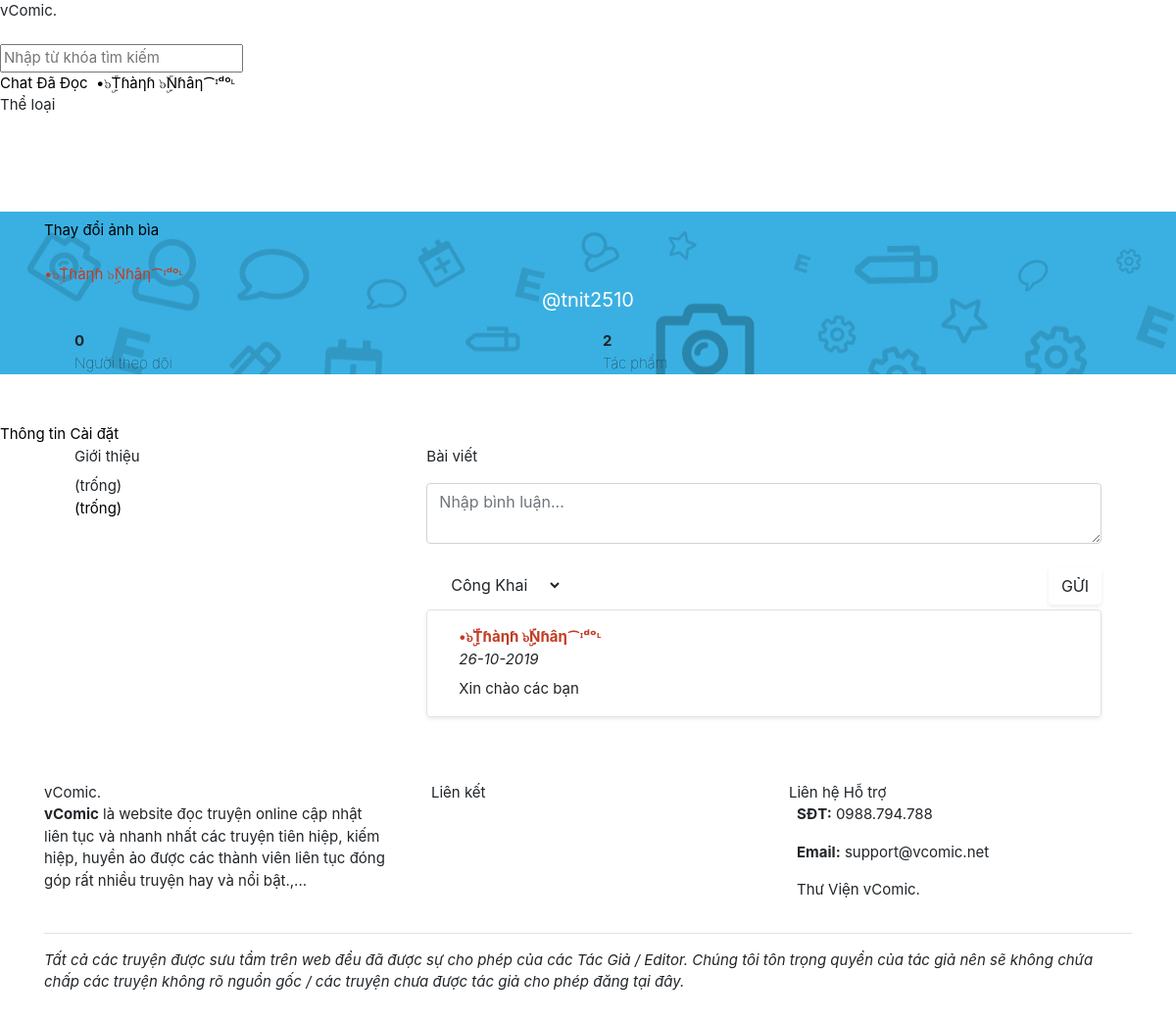
Screenshot of /profile (signed in) with the database file from the repository.
### tables this page shows
CREATE TABLE `users` (
  `id` int(11) NOT NULL,
  `username` varchar(255) NOT NULL,
  `email` varchar(255) NOT NULL,
  `password` varchar(255) NOT NULL,
  `role` tinyint(4) NOT NULL DEFAULT 0,
  `fullname` varchar(255) NOT NULL,
  `gender` varchar(2) NOT NULL,
  `gold` int(11) NOT NULL DEFAULT 0,
  `coin` int(11) NOT NULL DEFAULT 0,
  `birthday` int(11) NOT NULL,
  `cover` varchar(255) NOT NULL,
  `avatar` varchar(255) NOT NULL,
  `recover_code` varchar(255) NOT NULL,
  `recover_time` int(11) NOT NULL,
  `login_at` int(11) NOT NULL,
  `created_at` int(11) NOT NULL
);

CREATE TABLE `user_status` (
  `id` int(11) NOT NULL,
  `user_id` int(11) NOT NULL,
  `msg` varchar(255) NOT NULL,
  `private` tinyint(4) DEFAULT NULL COMMENT 'null-công khai, 1-chỉ mình tôi',
  `created_at` int(11) NOT NULL
);

### system/routes.php (called while the page is built)
<?php
$routes = [
	'/' => 'home/home.php',
	'/login' => 'users/login.php',
	'/register' => 'users/register.php',
	'/logout' => 'users/logout.php',
	'/search' => 'search.php',
	'/chat' => 'chat/chat.php',
	'/chat/clear' => 'chat/chat.php?act=clear',
	'/chat/del/(.*)' => 'chat/chat.php?act=del&id=$1',
	'/chat/page/(.*)' => 'chat/chat.php?page=$1',
	'/category/(.*)/page/(.*)' => 'category/category.php?slug=$1&page=$2',
	'/category/(.*)' => 'category/category.php?slug=$1',
	'/tag/(.*)/page/(.*)' => 'tag/tag.php?slug=$1&page=$2',
	'/tag/(.*)' => 'tag/tag.php?slug=$1',
	'/story/read' => 'story/read.php',
	'/story/read/page/(.*)' => 'story/read.php?page=$1',
	'/story/(.*)/like' => 'story/story.php?slug=$1&act=like',
	'/story/(.*)/unlike' => 'story/story.php?slug=$1&act=unlike',
	'/story/(.*)/nomination' => 'story/story.php?slug=$1&act=nomination',
	'/story/(.*)/donate/(.*)' => 'story/story.php?slug=$1&act=donate&coin=$2',
	'/story/(.*)/(.*)' => 'chapter/chapter.php?slug=$2',
	'/story/(.*)' => 'story/story.php?slug=$1',
	'/works/story/new' => 'work/createStory.php',
	'/works/(.*)/new' => 'work/createChapter.php?slug=$1',
	'/profile' => 'users/profile.php',
	'/profile/page/(.*)' => 'users/profile.php?page=$1',
	'/profile/avatar' => 'users/avatar.php',
	'/profile/cover' => 'users/cover.php',
	'/profile/settings' => 'users/settings.php',
	'/profile/password' => 'users/change_password.php',
	'/users/recover' => 'users/recover.php',
	'/users/recover/set/(.*)/(.*)' => 'users/recover.php?act=set&username=$1&recover_code=$2',
	'/(.*)/page/(.*)' => 'users/index.php?username=$1&page=$2',
	'/(.*)/follow' => 'users/index.php?username=$1&act=follow',
	'/(.*)/unfollow' => 'users/index.php?username=$1&act=unfollow',
	'/(.*)' => 'users/index.php?username=$1',
];

### modules/users/profile.php (called while the page is built, shortened)
<?php
require_once('system/bootstrap.php');
$count_followers = count_one_rela($user_id, 1);
$count_stories   = count_stories($user_id);
$count_status   = count_status($user_id);
$data_profile    = get_profile($user_id);
if ($count_status) {
	$data_status = get_status($user_id, $count_status);
}
require_once('themes/' . THEME . '/layout/head.php');
require_once('themes/' . THEME . '/templates/users/profile.php');
require_once('themes/' . THEME . '/layout/end.php');

### system/bootstrap.php (called while the page is built, shortened)
<?php
require_once('functions.php');
require_once('routes.php');
if (isset($_SESSION['username'])) {
    $username = trim($_SESSION['username']);
    $_user = get_info($username);
    if ($_user) {
        $user = $_user;
        $user_id = $user['id'];
    }
}

### themes/colab/templates/users/profile.php (the view, shortened to what this page needs)
<section class="profile">
    <div class="container-fluid profile-cover pt-2" style="background-image:url('<?= get_cover($user_id) ?>?t=<?= mt_rand(10000, 99999) ?>');">
        <div class="container fill">
            <div class="cover-change">
                <a href="/profile/cover">
                    <div class="button-change">
                        <i class="fal fa-camera-alt fa-lg"></i> <span class="desc-text">Thay đổi ảnh bìa</span>
                    </div>
                </a>
            </div>
            <div class="profile-avatar">
            </div>
            <div class="name"><?= display_name($user['role'], $user['fullname']) ?></div>
            <p align="center" style="font-size: 20px; color: #fff">@<?= $user['username'] ?></p>
            <div class="stats">
                <div class="row mx-0 mx-md-3">
                    <div class="followers col-6">
                        <div class="font-weight-bolder">
                            <?= $count_followers ?>
                        </div>
                        <div class="font-weight-lighter">
                            Người theo dõi
                        </div>
                    </div>
                    <div class="works col-6">
                        <div class="font-weight-bolder">
                            <?= $count_stories ?>
                        </div>
                        <div class="font-weight-lighter">
                            Tác phẩm
                        </div>
                    </div>
                </div>
            </div>
        </div>
    </div>
</section>
<section>
    <div class="custom-navs">
        <a class="item active" href="/profile">
            Thông tin
        </a>
        <a class="item" href="/profile/settings">
            Cài đặt
        </a>
    </div>
    <div class="container active">
        <div class="row mx-0 mx-md-3">
            <div class="col-md-4">
                <div class="free-title mb-2">
                    <div class="content">
                        Giới thiệu
                    </div>
                </div>
                <div class="custom-list-group">
                    <div class="item">
                        <?= isset($data_profile['about']) ? $data_profile['about'] : '(trống)' ?>
                    </div>
                    <div class="item">
                        <a href="<?= $data_profile['facebook'] ?>" target="_blank">
                            <i class="fab fa-facebook"></i> <?= isset($data_profile['facebook']) ? $data_profile['facebook'] : '(trống)' ?>
                        </a>
                    </div>
                </div>
            </div>
            <div class="col-md-8">
                <div class="free-title">
                    <div class="content">
                        Bài viết
                    </div>
                </div>
                <div class="mb-3">
                    <form class="form-horizontal" method="POST">
                        <div class="form-group">
                            <textarea class="form-control mb-1" id="msg" name="msg" placeholder="Nhập bình luận..."></textarea>
                        </div>
                        <div class="form-group">
                            <div class="toolbar position-relative pt-2" style="min-height: 35px;">
                                <div class="float-left">
                                    <select class="btn btn-custom" id="private" name="private">
                                        <option value="0">Công Khai</option>
                                    </select>
                                </div>
                                <div class="float-right">
                                    <button id="send_status" class="btn btn-custom btn-block text-uppercase shadow-sm">Gửi</button>
                                </div>
                            </div>
                        </div>
                    </form>
                </div>
<?php if ($count_status): ?>
    <?php foreach ($data_status as $data): ?>
                <div class="p-3 rounded border media mb-3 shadow-sm">
                    <div class="media-body pl-3">
                        <div class="top-line">
                            <div class="name">
                                <a href="#" class="text-dark font-weight-bolder"><?= display_name($user['role'], $user['fullname']) ?></a>
                            </div>
                            <div class="time small-text font-italic">
                                <?= date('d-m-Y', $data['created_at']) ?>
                            </div>
                        </div>
                        <div class="content-line mt-2">
                            <div style="font-size: 15px"><?= $data['msg'] ?></div>
                        </div>
                    </div>
                </div>
    <?php endforeach ?>
<?php else: ?>
                Bạn chưa có bài viết nào!!!
<?php endif ?>
            </div>
        </div>
    </div>
</section>

### index.php (shortened to what this page needs)
<?php
require_once('system/bootstrap.php');
$uri = $_SERVER['REQUEST_URI'];
foreach ($routes as $key => $value) {
	if (preg_match('#^' . $key . '$#', $uri)) {
		$uri = preg_replace('#^' . $key . '$#', $value, $uri);
		$a = explode('?', $uri, 2);
		require_once('modules/' . $a[0]);
		exit;
	}
}

### themes/colab/layout/head.php (shortened to what this page needs)
<!DOCTYPE html>
<html lang="vi">
<head>
	<link rel="stylesheet" href="<?= SITE_URL ?>/assets/css/all.min.css?ver=<?= VERSION ?>" />
	<link rel="stylesheet" href="<?= SITE_URL ?>/assets/css/bootstrap.min.css?ver=<?= VERSION ?>" />
	<link rel="stylesheet" href="<?= SITE_URL ?>/themes/<?= THEME ?>/css/swiper.min.css?ver=<?= VERSION ?>" />
	<link rel="stylesheet" href="<?= SITE_URL ?>/themes/<?= THEME ?>/css/custom.css?ver=<?= VERSION ?>" />
</head>
<body>
    <section class="loading">
        <div class="loading-content">
            <div class="loader">
                <div class="logo">
                    vComic.
                </div>
            </div>
        </div>
    </section>
    <header style="margin-bottom: 52px;">
        <nav class="custom-nav">
            <div class="custom-nav-brand">
                <a href="/" class="text-white">vComic.</a>
            </div>
            <div class="custom-nav-search">
                <form method="GET">
                    <input type="text" class="nav-search-input" name="search" id="search" placeholder="Nhập từ khóa tìm kiếm" />
                </form>
            </div>
            <div class="custom-nav-item">
                <div class="custom-nav-list">
    <?php if ($user_id): ?>
                    <a class="item" href="/chat">
                        <i class="fal fa-comment-alt-lines"></i> Chat
                    </a>
                    <a class="item" href="/story/read">
                        <i class="far fa-history"></i> Đã Đọc
                    </a>
                    <a class="item" href="/profile">
                        <img class="lazy avatar-sm" data-original="/uploads/avatar/<?= $user['avatar'] ?>?t=<?= time() ?>"> <?= $user['fullname'] ?>
                    </a>
    <?php endif ?>
                    <div class="item cursor">
                        <i class="fal fa-list"></i> <span class="list-title">Thể loại</span>
                        <div class="more-item category">
                            <div class="row text-center">
    <?php if (get_categories()): ?>
    <?php foreach (get_categories() as $list_cate): ?>
                                <div class="col-6 sub px-2">
                                    <a href="/category/<?= $list_cate['slug'] ?>" class="text-white"><?= $list_cate['name'] ?></a>
                                </div>
    <?php endforeach ?>
    <?php else: ?>
                                <div class="col-12 sub px-2">
                                    <a href="#" class="text-white">Chưa có danh mục nào!</a>
                                </div>
    <?php endif ?>
                            </div>
                        </div>
                    </div>
                </div>
            </div>
        </nav>
    </header>

### system/functions.php (shortened to what this page needs)
<?php
function display_name($role, $name)
{
    if ($role == 3) {
        return '<font color="#B8007F" title="VIP Member">' . $name . ' <i class="fas fa-gem"></i></font>';
    } else if ($role == 4) {
        return '<font color="#10EDF5" title="Tác Giả">' . $name . ' <i class="fal fa-pen-fancy"></i></font>';
    } else if ($role == 7) {
        return '<font color="#7343A9" title="Mod">' . $name . ' <i class="fal fa-badge-check"></i></font>';
    } else if ($role == 8) {
        return '<font color="#8FC1A9" title="Super Admin">' . $name . ' <i class="fal fa-badge-check"></i></font>';
    } else if ($role == 9) {
        return '<font color="#C33C23" title="Người Quản Trị">' . $name . ' <i class="fas fa-badge-check"></i></font>';
    } else {
        return $name;
    }
}
$per_page = 20;
function get_page($total, $return = 0)
{
    global $per_page;
    $page = isset($_GET['page']) ? abs(intval($_GET['page'])) : 1;
    $max_page = ceil($total / $per_page);
    return ' LIMIT ' . $per_page . ' OFFSET ' . (($page - 1) * $per_page);
}

### rows the page displays
users: fullname "•๖ۣۜTɦàηɦ ๖ۣۜNɦâη⁀ᶦᵈᵒᶫ", username "tnit2510"
user_status: user.fullname "•๖ۣۜTɦàηɦ ๖ۣۜNɦâη⁀ᶦᵈᵒᶫ", created_at "26-10-2019", msg "Xin chào các bạn"

### other values shown
$count_followers "0"
$count_stories "2"
